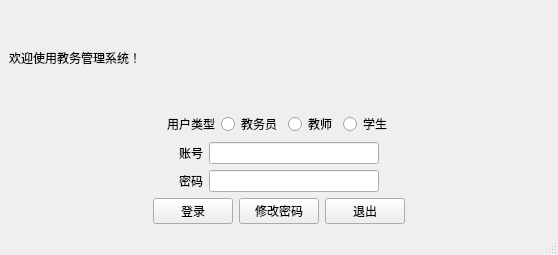
<?xml version="1.0" encoding="UTF-8"?>
<ui version="4.0">
 <class>MainWindow</class>
 <widget class="QMainWindow" name="MainWindow">
  <property name="geometry">
   <rect>
    <x>0</x>
    <y>0</y>
    <width>558</width>
    <height>255</height>
   </rect>
  </property>
  <property name="windowTitle">
   <string>MainWindow</string>
  </property>
  <widget class="QWidget" name="centralwidget">
   <layout class="QVBoxLayout" name="verticalLayout_2">
    <item>
     <layout class="QVBoxLayout" name="central_ver">
      <item>
       <widget class="QLabel" name="label">
        <property name="text">
         <string>欢迎使用教务管理系统！</string>
        </property>
       </widget>
      </item>
      <item>
       <layout class="QHBoxLayout" name="horizontalLayout">
        <item>
         <spacer name="horizontalSpacer">
          <property name="orientation">
           <enum>Qt::Horizontal</enum>
          </property>
          <property name="sizeHint" stdset="0">
           <size>
            <width>40</width>
            <height>20</height>
           </size>
          </property>
         </spacer>
        </item>
        <item>
         <widget class="QLabel" name="label_2">
          <property name="text">
           <string>用户类型</string>
          </property>
         </widget>
        </item>
        <item>
         <widget class="QRadioButton" name="rbtn_admin">
          <property name="text">
           <string>教务员</string>
          </property>
         </widget>
        </item>
        <item>
         <widget class="QRadioButton" name="rbtn_teacher">
          <property name="text">
           <string>教师</string>
          </property>
         </widget>
        </item>
        <item>
         <widget class="QRadioButton" name="rbtn_stu">
          <property name="text">
           <string>学生</string>
          </property>
         </widget>
        </item>
        <item>
         <spacer name="horizontalSpacer_2">
          <property name="orientation">
           <enum>Qt::Horizontal</enum>
          </property>
          <property name="sizeHint" stdset="0">
           <size>
            <width>40</width>
            <height>20</height>
           </size>
          </property>
         </spacer>
        </item>
       </layout>
      </item>
      <item>
       <layout class="QHBoxLayout" name="horizontalLayout_9">
        <item>
         <spacer name="horizontalSpacer_3">
          <property name="orientation">
           <enum>Qt::Horizontal</enum>
          </property>
          <property name="sizeHint" stdset="0">
           <size>
            <width>40</width>
            <height>20</height>
           </size>
          </property>
         </spacer>
        </item>
        <item>
         <widget class="QLabel" name="lb_acc">
          <property name="text">
           <string>账号</string>
          </property>
         </widget>
        </item>
        <item>
         <widget class="QLineEdit" name="ledit_acc"/>
        </item>
        <item>
         <spacer name="horizontalSpacer_4">
          <property name="orientation">
           <enum>Qt::Horizontal</enum>
          </property>
          <property name="sizeHint" stdset="0">
           <size>
            <width>40</width>
            <height>20</height>
           </size>
          </property>
         </spacer>
        </item>
       </layout>
      </item>
      <item>
       <layout class="QHBoxLayout" name="horizontalLayout_10">
        <item>
         <spacer name="horizontalSpacer_5">
          <property name="orientation">
           <enum>Qt::Horizontal</enum>
          </property>
          <property name="sizeHint" stdset="0">
           <size>
            <width>40</width>
            <height>20</height>
           </size>
          </property>
         </spacer>
        </item>
        <item>
         <widget class="QLabel" name="lb_pwd">
          <property name="text">
           <string>密码</string>
          </property>
         </widget>
        </item>
        <item>
         <widget class="QLineEdit" name="ledit_pwd"/>
        </item>
        <item>
         <spacer name="horizontalSpacer_6">
          <property name="orientation">
           <enum>Qt::Horizontal</enum>
          </property>
          <property name="sizeHint" stdset="0">
           <size>
            <width>40</width>
            <height>20</height>
           </size>
          </property>
         </spacer>
        </item>
       </layout>
      </item>
      <item>
       <layout class="QHBoxLayout" name="horizontalLayout_3">
        <item>
         <spacer name="horizontalSpacer_7">
          <property name="orientation">
           <enum>Qt::Horizontal</enum>
          </property>
          <property name="sizeHint" stdset="0">
           <size>
            <width>40</width>
            <height>20</height>
           </size>
          </property>
         </spacer>
        </item>
        <item>
         <widget class="QPushButton" name="btn_login">
          <property name="text">
           <string>登录</string>
          </property>
         </widget>
        </item>
        <item>
         <widget class="QPushButton" name="btn_update">
          <property name="text">
           <string>修改密码</string>
          </property>
         </widget>
        </item>
        <item>
         <widget class="QPushButton" name="btn_close">
          <property name="text">
           <string>退出</string>
          </property>
         </widget>
        </item>
        <item>
         <spacer name="horizontalSpacer_8">
          <property name="orientation">
           <enum>Qt::Horizontal</enum>
          </property>
          <property name="sizeHint" stdset="0">
           <size>
            <width>40</width>
            <height>20</height>
           </size>
          </property>
         </spacer>
        </item>
       </layout>
      </item>
     </layout>
    </item>
   </layout>
  </widget>
  <widget class="QMenuBar" name="menubar">
   <property name="geometry">
    <rect>
     <x>0</x>
     <y>0</y>
     <width>558</width>
     <height>22</height>
    </rect>
   </property>
  </widget>
  <widget class="QStatusBar" name="statusbar"/>
 </widget>
 <resources/>
 <connections>
  <connection>
   <sender>btn_close</sender>
   <signal>clicked()</signal>
   <receiver>MainWindow</receiver>
   <slot>close()</slot>
   <hints>
    <hint type="sourcelabel">
     <x>373</x>
     <y>215</y>
    </hint>
    <hint type="destinationlabel">
     <x>377</x>
     <y>222</y>
    </hint>
   </hints>
  </connection>
 </connections>
</ui>
